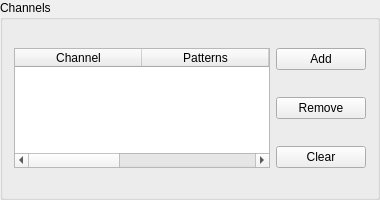
        <widget class="QGroupBox" name="channel_groupBox">
         <property name="enabled">
          <bool>true</bool>
         </property>
         <property name="minimumSize">
          <size>
           <width>0</width>
           <height>200</height>
          </size>
         </property>
         <property name="maximumSize">
          <size>
           <width>16777215</width>
           <height>200</height>
          </size>
         </property>
         <property name="title">
          <string>Channels</string>
         </property>
         <property name="checkable">
          <bool>false</bool>
         </property>
         <property name="checked">
          <bool>false</bool>
         </property>
         <layout class="QGridLayout" name="gridLayout_2">
          <property name="topMargin">
           <number>7</number>
          </property>
          <property name="bottomMargin">
           <number>7</number>
          </property>
          <item row="0" column="1">
           <widget class="QPushButton" name="add_ch_Button">
            <property name="minimumSize">
             <size>
              <width>90</width>
              <height>0</height>
             </size>
            </property>
            <property name="maximumSize">
             <size>
              <width>90</width>
              <height>16777215</height>
             </size>
            </property>
            <property name="text">
             <string>Add</string>
            </property>
           </widget>
          </item>
          <item row="0" column="0" rowspan="3">
           <widget class="QTableWidget" name="channel_tableWidget">
            <property name="editTriggers">
             <set>QAbstractItemView::CurrentChanged</set>
            </property>
            <property name="tabKeyNavigation">
             <bool>true</bool>
            </property>
            <property name="showDropIndicator" stdset="0">
             <bool>false</bool>
            </property>
            <property name="dragDropOverwriteMode">
             <bool>false</bool>
            </property>
            <property name="alternatingRowColors">
             <bool>false</bool>
            </property>
            <property name="selectionBehavior">
             <enum>QAbstractItemView::SelectRows</enum>
            </property>
            <property name="textElideMode">
             <enum>Qt::ElideRight</enum>
            </property>
            <property name="showGrid">
             <bool>true</bool>
            </property>
            <property name="gridStyle">
             <enum>Qt::SolidLine</enum>
            </property>
            <property name="columnCount">
             <number>5</number>
            </property>
            <attribute name="horizontalHeaderDefaultSectionSize">
             <number>127</number>
            </attribute>
            <attribute name="verticalHeaderVisible">
             <bool>false</bool>
            </attribute>
            <column>
             <property name="text">
              <string>Channel</string>
             </property>
            </column>
            <column>
             <property name="text">
              <string>Patterns</string>
             </property>
            </column>
            <column>
             <property name="text">
              <string>Mode</string>
             </property>
            </column>
            <column>
             <property name="text">
              <string>Camera</string>
             </property>
            </column>
            <column>
             <property name="text">
              <string>DMD on time (ms)</string>
             </property>
            </column>
           </widget>
          </item>
          <item row="2" column="1">
           <widget class="QPushButton" name="clear_ch_Button">
            <property name="minimumSize">
             <size>
              <width>90</width>
              <height>0</height>
             </size>
            </property>
            <property name="maximumSize">
             <size>
              <width>90</width>
              <height>16777215</height>
             </size>
            </property>
            <property name="text">
             <string>Clear</string>
            </property>
           </widget>
          </item>
          <item row="1" column="1">
           <widget class="QPushButton" name="remove_ch_Button">
            <property name="minimumSize">
             <size>
              <width>90</width>
              <height>0</height>
             </size>
            </property>
            <property name="maximumSize">
             <size>
              <width>90</width>
              <height>16777215</height>
             </size>
            </property>
            <property name="text">
             <string>Remove</string>
            </property>
           </widget>
          </item>
         </layout>
        </widget>
